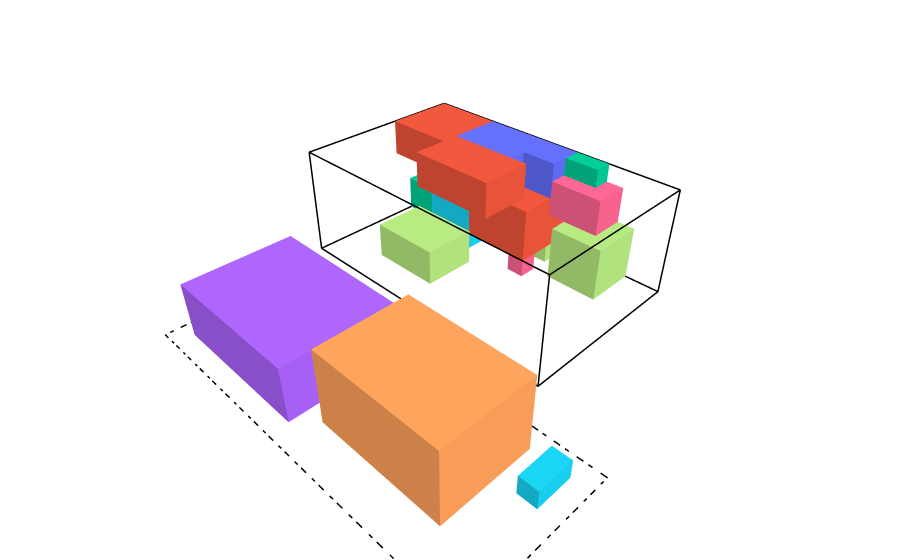

The notebook cell saved with this chart:
### Markdown cell above
Berikut hasil penyelesaiannya serta visualisasinya.

### Code cell
print(result_2)
draw_state(result_2.final_state)

### Figure 1 — Plotly figure (JSON) as saved in the notebook; plotly's stock layout.template omitted (floating-point values rounded to 4 significant figures)
{"data": [{"hovertemplate": "%{hovertext}<extra></extra>", "hovertext": ["<b>ID:</b> T1<br><b>Size:</b> 10x16x6<br><b>Max_Capacity:</b> 250<br>", "<b>ID:</b> T1<br><b>Size:</b> 10x16x6<br><b>Max_Capacity:</b> 250<br>", "<b>ID:</b> T1<br><b>Size:</b> 10x16x6<br><b>Max_Capacity:</b> 250<br>", "<b>ID:</b> T1<br><b>Size:</b> 10x16x6<br><b>Max_Capacity:</b> 250<br>", "<b>ID:</b> T1<br><b>Size:</b> 10x16x6<br><b>Max_Capacity:</b> 250<br>", "<b>ID:</b> T1<br><b>Size:</b> 10x16x6<br><b>Max_Capacity:</b> 250<br>", "<b>ID:</b> T1<br><b>Size:</b> 10x16x6<br><b>Max_Capacity:</b> 250<br>", "<b>ID:</b> T1<br><b>Size:</b> 10x16x6<br><b>Max_Capacity:</b> 250<br>", "<b>ID:</b> T1<br><b>Size:</b> 10x16x6<br><b>Max_Capacity:</b> 250<br>", "<b>ID:</b> T1<br><b>Size:</b> 10x16x6<br><b>Max_Capacity:</b> 250<br>", "<b>ID:</b> T1<br><b>Size:</b> 10x16x6<br><b>Max_Capacity:</b> 250<br>", "<b>ID:</b> T1<br><b>Size:</b> 10x16x6<br><b>Max_Capacity:</b> 250<br>", "<b>ID:</b> T1<br><b>Size:</b> 10x16x6<br><b>Max_Capacity:</b> 250<br>", "<b>ID:</b> T1<br><b>Size:</b> 10x16x6<br><b>Max_Capacity:</b> 250<br>", "<b>ID:</b> T1<br><b>Size:</b> 10x16x6<br><b>Max_Capacity:</b> 250<br>", "<b>ID:</b> T1<br><b>Size:</b> 10x16x6<br><b>Max_Capacity:</b> 250<br>", "<b>ID:</b> T1<br><b>Size:</b> 10x16x6<br><b>Max_Capacity:</b> 250<br>", "<b>ID:</b> T1<br><b>Size:</b> 10x16x6<br><b>Max_Capacity:</b> 250<br>", "<b>ID:</b> T1<br><b>Size:</b> 10x16x6<br><b>Max_Capacity:</b> 250<br>", "<b>ID:</b> T1<br><b>Size:</b> 10x16x6<br><b>Max_Capacity:</b> 250<br>", "<b>ID:</b> T1<br><b>Size:</b> 10x16x6<br><b>Max_Capacity:</b> 250<br>", "<b>ID:</b> T1<br><b>Size:</b> 10x16x6<br><b>Max_Capacity:</b> 250<br>", "<b>ID:</b> T1<br><b>Size:</b> 10x16x6<br><b>Max_Capacity:</b> 250<br>", "<b>ID:</b> T1<br><b>Size:</b> 10x16x6<br><b>Max_Capacity:</b> 250<br>"], "line": {"color": "black", "width": 3}, "mode": "lines", "name": "Truck T1", "showlegend": false, "type": "scatter3d", "x": [0, 10, 10, 0, 0, null, 0, 10, 10, 0, 0, null, 0, 0, null, 10, 10, null, 10, 10, null, 0, 0, null], "y": [0, 0, 16, 16, 0, null, 0, 0, 16, 16, 0, null, 0, 0, null, 0, 0, null, 16, 16, null, 16, 16, null], "z": [0, 0, 0, 0, 0, null, 6, 6, 6, 6, 6, null, 0, 6, null, 0, 6, null, 0, 6, null, 0, 6, null]}, {"alphahull": 0, "color": "#636EFA", "flatshading": true, "hovertemplate": "%{hovertext}<extra></extra>", "hovertext": ["<b>ID:</b> A1<br><b>Position:</b> (0, 8, 4)<br><b>Size:</b> 2x2x2<br><b>Value:</b> 90<br><b>Weight:</b> 8<br><b>Is_Fragile:</b> False<br><b>ETA:</b> 1", "<b>ID:</b> A1<br><b>Position:</b> (0, 8, 4)<br><b>Size:</b> 2x2x2<br><b>Value:</b> 90<br><b>Weight:</b> 8<br><b>Is_Fragile:</b> False<br><b>ETA:</b> 1", "<b>ID:</b> A1<br><b>Position:</b> (0, 8, 4)<br><b>Size:</b> 2x2x2<br><b>Value:</b> 90<br><b>Weight:</b> 8<br><b>Is_Fragile:</b> False<br><b>ETA:</b> 1", "<b>ID:</b> A1<br><b>Position:</b> (0, 8, 4)<br><b>Size:</b> 2x2x2<br><b>Value:</b> 90<br><b>Weight:</b> 8<br><b>Is_Fragile:</b> False<br><b>ETA:</b> 1", "<b>ID:</b> A1<br><b>Position:</b> (0, 8, 4)<br><b>Size:</b> 2x2x2<br><b>Value:</b> 90<br><b>Weight:</b> 8<br><b>Is_Fragile:</b> False<br><b>ETA:</b> 1", "<b>ID:</b> A1<br><b>Position:</b> (0, 8, 4)<br><b>Size:</b> 2x2x2<br><b>Value:</b> 90<br><b>Weight:</b> 8<br><b>Is_Fragile:</b> False<br><b>ETA:</b> 1", "<b>ID:</b> A1<br><b>Position:</b> (0, 8, 4)<br><b>Size:</b> 2x2x2<br><b>Value:</b> 90<br><b>Weight:</b> 8<br><b>Is_Fragile:</b> False<br><b>ETA:</b> 1", "<b>ID:</b> A1<br><b>Position:</b> (0, 8, 4)<br><b>Size:</b> 2x2x2<br><b>Value:</b> 90<br><b>Weight:</b> 8<br><b>Is_Fragile:</b> False<br><b>ETA:</b> 1"], "name": "Package A1", "opacity": 1, "showlegend": false, "type": "mesh3d", "x": [0, 2, 2, 0, 0, 2, 2, 0], "y": [8, 8, 10, 10, 8, 8, 10, 10], "z": [4, 4, 4, 4, 6, 6, 6, 6]}, {"alphahull": 0, "color": "#FF6692", "flatshading": true, "hovertemplate": "%{hovertext}<extra></extra>", "hovertext": ["<b>ID:</b> A2<br><b>Position:</b> (0, 10, 3)<br><b>Size:</b> 2x3x2<br><b>Value:</b> 85<br><b>Weight:</b> 10<br><b>Is_Fragile:</b> False<br><b>ETA:</b> 2", "<b>ID:</b> A2<br><b>Position:</b> (0, 10, 3)<br><b>Size:</b> 2x3x2<br><b>Value:</b> 85<br><b>Weight:</b> 10<br><b>Is_Fragile:</b> False<br><b>ETA:</b> 2", "<b>ID:</b> A2<br><b>Position:</b> (0, 10, 3)<br><b>Size:</b> 2x3x2<br><b>Value:</b> 85<br><b>Weight:</b> 10<br><b>Is_Fragile:</b> False<br><b>ETA:</b> 2", "<b>ID:</b> A2<br><b>Position:</b> (0, 10, 3)<br><b>Size:</b> 2x3x2<br><b>Value:</b> 85<br><b>Weight:</b> 10<br><b>Is_Fragile:</b> False<br><b>ETA:</b> 2", "<b>ID:</b> A2<br><b>Position:</b> (0, 10, 3)<br><b>Size:</b> 2x3x2<br><b>Value:</b> 85<br><b>Weight:</b> 10<br><b>Is_Fragile:</b> False<br><b>ETA:</b> 2", "<b>ID:</b> A2<br><b>Position:</b> (0, 10, 3)<br><b>Size:</b> 2x3x2<br><b>Value:</b> 85<br><b>Weight:</b> 10<br><b>Is_Fragile:</b> False<br><b>ETA:</b> 2", "<b>ID:</b> A2<br><b>Position:</b> (0, 10, 3)<br><b>Size:</b> 2x3x2<br><b>Value:</b> 85<br><b>Weight:</b> 10<br><b>Is_Fragile:</b> False<br><b>ETA:</b> 2", "<b>ID:</b> A2<br><b>Position:</b> (0, 10, 3)<br><b>Size:</b> 2x3x2<br><b>Value:</b> 85<br><b>Weight:</b> 10<br><b>Is_Fragile:</b> False<br><b>ETA:</b> 2"], "name": "Package A2", "opacity": 1, "showlegend": false, "type": "mesh3d", "x": [0, 2, 2, 0, 0, 2, 2, 0], "y": [10, 10, 13, 13, 10, 10, 13, 13], "z": [3, 3, 3, 3, 5, 5, 5, 5]}, {"alphahull": 0, "color": "#636EFA", "flatshading": true, "hovertemplate": "%{hovertext}<extra></extra>", "hovertext": ["<b>ID:</b> A3<br><b>Position:</b> (0, 3, 0)<br><b>Size:</b> 1x3x1<br><b>Value:</b> 70<br><b>Weight:</b> 5<br><b>Is_Fragile:</b> True<br><b>ETA:</b> 1", "<b>ID:</b> A3<br><b>Position:</b> (0, 3, 0)<br><b>Size:</b> 1x3x1<br><b>Value:</b> 70<br><b>Weight:</b> 5<br><b>Is_Fragile:</b> True<br><b>ETA:</b> 1", "<b>ID:</b> A3<br><b>Position:</b> (0, 3, 0)<br><b>Size:</b> 1x3x1<br><b>Value:</b> 70<br><b>Weight:</b> 5<br><b>Is_Fragile:</b> True<br><b>ETA:</b> 1", "<b>ID:</b> A3<br><b>Position:</b> (0, 3, 0)<br><b>Size:</b> 1x3x1<br><b>Value:</b> 70<br><b>Weight:</b> 5<br><b>Is_Fragile:</b> True<br><b>ETA:</b> 1", "<b>ID:</b> A3<br><b>Position:</b> (0, 3, 0)<br><b>Size:</b> 1x3x1<br><b>Value:</b> 70<br><b>Weight:</b> 5<br><b>Is_Fragile:</b> True<br><b>ETA:</b> 1", "<b>ID:</b> A3<br><b>Position:</b> (0, 3, 0)<br><b>Size:</b> 1x3x1<br><b>Value:</b> 70<br><b>Weight:</b> 5<br><b>Is_Fragile:</b> True<br><b>ETA:</b> 1", "<b>ID:</b> A3<br><b>Position:</b> (0, 3, 0)<br><b>Size:</b> 1x3x1<br><b>Value:</b> 70<br><b>Weight:</b> 5<br><b>Is_Fragile:</b> True<br><b>ETA:</b> 1", "<b>ID:</b> A3<br><b>Position:</b> (0, 3, 0)<br><b>Size:</b> 1x3x1<br><b>Value:</b> 70<br><b>Weight:</b> 5<br><b>Is_Fragile:</b> True<br><b>ETA:</b> 1"], "name": "Package A3", "opacity": 1, "showlegend": false, "type": "mesh3d", "x": [0, 1, 1, 0, 0, 1, 1, 0], "y": [3, 3, 6, 6, 3, 3, 6, 6], "z": [0, 0, 0, 0, 1, 1, 1, 1]}, {"alphahull": 0, "color": "#EF553B", "flatshading": true, "hovertemplate": "%{hovertext}<extra></extra>", "hovertext": ["<b>ID:</b> A4<br><b>Position:</b> (0, 6, 0)<br><b>Size:</b> 2x2x1<br><b>Value:</b> 65<br><b>Weight:</b> 6<br><b>Is_Fragile:</b> False<br><b>ETA:</b> 3", "<b>ID:</b> A4<br><b>Position:</b> (0, 6, 0)<br><b>Size:</b> 2x2x1<br><b>Value:</b> 65<br><b>Weight:</b> 6<br><b>Is_Fragile:</b> False<br><b>ETA:</b> 3", "<b>ID:</b> A4<br><b>Position:</b> (0, 6, 0)<br><b>Size:</b> 2x2x1<br><b>Value:</b> 65<br><b>Weight:</b> 6<br><b>Is_Fragile:</b> False<br><b>ETA:</b> 3", "<b>ID:</b> A4<br><b>Position:</b> (0, 6, 0)<br><b>Size:</b> 2x2x1<br><b>Value:</b> 65<br><b>Weight:</b> 6<br><b>Is_Fragile:</b> False<br><b>ETA:</b> 3", "<b>ID:</b> A4<br><b>Position:</b> (0, 6, 0)<br><b>Size:</b> 2x2x1<br><b>Value:</b> 65<br><b>Weight:</b> 6<br><b>Is_Fragile:</b> False<br><b>ETA:</b> 3", "<b>ID:</b> A4<br><b>Position:</b> (0, 6, 0)<br><b>Size:</b> 2x2x1<br><b>Value:</b> 65<br><b>Weight:</b> 6<br><b>Is_Fragile:</b> False<br><b>ETA:</b> 3", "<b>ID:</b> A4<br><b>Position:</b> (0, 6, 0)<br><b>Size:</b> 2x2x1<br><b>Value:</b> 65<br><b>Weight:</b> 6<br><b>Is_Fragile:</b> False<br><b>ETA:</b> 3", "<b>ID:</b> A4<br><b>Position:</b> (0, 6, 0)<br><b>Size:</b> 2x2x1<br><b>Value:</b> 65<br><b>Weight:</b> 6<br><b>Is_Fragile:</b> False<br><b>ETA:</b> 3"], "name": "Package A4", "opacity": 1, "showlegend": false, "type": "mesh3d", "x": [0, 2, 2, 0, 0, 2, 2, 0], "y": [6, 6, 8, 8, 6, 6, 8, 8], "z": [0, 0, 0, 0, 1, 1, 1, 1]}, {"alphahull": 0, "color": "#636EFA", "flatshading": true, "hovertemplate": "%{hovertext}<extra></extra>", "hovertext": ["<b>ID:</b> B1<br><b>Position:</b> (0, 4, 4)<br><b>Size:</b> 3x4x2<br><b>Value:</b> 100<br><b>Weight:</b> 18<br><b>Is_Fragile:</b> False<br><b>ETA:</b> 4", "<b>ID:</b> B1<br><b>Position:</b> (0, 4, 4)<br><b>Size:</b> 3x4x2<br><b>Value:</b> 100<br><b>Weight:</b> 18<br><b>Is_Fragile:</b> False<br><b>ETA:</b> 4", "<b>ID:</b> B1<br><b>Position:</b> (0, 4, 4)<br><b>Size:</b> 3x4x2<br><b>Value:</b> 100<br><b>Weight:</b> 18<br><b>Is_Fragile:</b> False<br><b>ETA:</b> 4", "<b>ID:</b> B1<br><b>Position:</b> (0, 4, 4)<br><b>Size:</b> 3x4x2<br><b>Value:</b> 100<br><b>Weight:</b> 18<br><b>Is_Fragile:</b> False<br><b>ETA:</b> 4", "<b>ID:</b> B1<br><b>Position:</b> (0, 4, 4)<br><b>Size:</b> 3x4x2<br><b>Value:</b> 100<br><b>Weight:</b> 18<br><b>Is_Fragile:</b> False<br><b>ETA:</b> 4", "<b>ID:</b> B1<br><b>Position:</b> (0, 4, 4)<br><b>Size:</b> 3x4x2<br><b>Value:</b> 100<br><b>Weight:</b> 18<br><b>Is_Fragile:</b> False<br><b>ETA:</b> 4", "<b>ID:</b> B1<br><b>Position:</b> (0, 4, 4)<br><b>Size:</b> 3x4x2<br><b>Value:</b> 100<br><b>Weight:</b> 18<br><b>Is_Fragile:</b> False<br><b>ETA:</b> 4", "<b>ID:</b> B1<br><b>Position:</b> (0, 4, 4)<br><b>Size:</b> 3x4x2<br><b>Value:</b> 100<br><b>Weight:</b> 18<br><b>Is_Fragile:</b> False<br><b>ETA:</b> 4"], "name": "Package B1", "opacity": 1, "showlegend": false, "type": "mesh3d", "x": [0, 3, 3, 0, 0, 3, 3, 0], "y": [4, 4, 8, 8, 4, 4, 8, 8], "z": [4, 4, 4, 4, 6, 6, 6, 6]}, {"alphahull": 0, "color": "#EF553B", "flatshading": true, "hovertemplate": "%{hovertext}<extra></extra>", "hovertext": ["<b>ID:</b> B2<br><b>Position:</b> (0, 6, 1)<br><b>Size:</b> 4x4x3<br><b>Value:</b> 110<br><b>Weight:</b> 22<br><b>Is_Fragile:</b> False<br><b>ETA:</b> 2", "<b>ID:</b> B2<br><b>Position:</b> (0, 6, 1)<br><b>Size:</b> 4x4x3<br><b>Value:</b> 110<br><b>Weight:</b> 22<br><b>Is_Fragile:</b> False<br><b>ETA:</b> 2", "<b>ID:</b> B2<br><b>Position:</b> (0, 6, 1)<br><b>Size:</b> 4x4x3<br><b>Value:</b> 110<br><b>Weight:</b> 22<br><b>Is_Fragile:</b> False<br><b>ETA:</b> 2", "<b>ID:</b> B2<br><b>Position:</b> (0, 6, 1)<br><b>Size:</b> 4x4x3<br><b>Value:</b> 110<br><b>Weight:</b> 22<br><b>Is_Fragile:</b> False<br><b>ETA:</b> 2", "<b>ID:</b> B2<br><b>Position:</b> (0, 6, 1)<br><b>Size:</b> 4x4x3<br><b>Value:</b> 110<br><b>Weight:</b> 22<br><b>Is_Fragile:</b> False<br><b>ETA:</b> 2", "<b>ID:</b> B2<br><b>Position:</b> (0, 6, 1)<br><b>Size:</b> 4x4x3<br><b>Value:</b> 110<br><b>Weight:</b> 22<br><b>Is_Fragile:</b> False<br><b>ETA:</b> 2", "<b>ID:</b> B2<br><b>Position:</b> (0, 6, 1)<br><b>Size:</b> 4x4x3<br><b>Value:</b> 110<br><b>Weight:</b> 22<br><b>Is_Fragile:</b> False<br><b>ETA:</b> 2", "<b>ID:</b> B2<br><b>Position:</b> (0, 6, 1)<br><b>Size:</b> 4x4x3<br><b>Value:</b> 110<br><b>Weight:</b> 22<br><b>Is_Fragile:</b> False<br><b>ETA:</b> 2"], "name": "Package B2", "opacity": 1, "showlegend": false, "type": "mesh3d", "x": [0, 4, 4, 0, 0, 4, 4, 0], "y": [6, 6, 10, 10, 6, 6, 10, 10], "z": [1, 1, 1, 1, 4, 4, 4, 4]}, {"alphahull": 0, "color": "#EF553B", "flatshading": true, "hovertemplate": "%{hovertext}<extra></extra>", "hovertext": ["<b>ID:</b> B3<br><b>Position:</b> (3, 4, 4)<br><b>Size:</b> 3x5x2<br><b>Value:</b> 95<br><b>Weight:</b> 20<br><b>Is_Fragile:</b> True<br><b>ETA:</b> 3", "<b>ID:</b> B3<br><b>Position:</b> (3, 4, 4)<br><b>Size:</b> 3x5x2<br><b>Value:</b> 95<br><b>Weight:</b> 20<br><b>Is_Fragile:</b> True<br><b>ETA:</b> 3", "<b>ID:</b> B3<br><b>Position:</b> (3, 4, 4)<br><b>Size:</b> 3x5x2<br><b>Value:</b> 95<br><b>Weight:</b> 20<br><b>Is_Fragile:</b> True<br><b>ETA:</b> 3", "<b>ID:</b> B3<br><b>Position:</b> (3, 4, 4)<br><b>Size:</b> 3x5x2<br><b>Value:</b> 95<br><b>Weight:</b> 20<br><b>Is_Fragile:</b> True<br><b>ETA:</b> 3", "<b>ID:</b> B3<br><b>Position:</b> (3, 4, 4)<br><b>Size:</b> 3x5x2<br><b>Value:</b> 95<br><b>Weight:</b> 20<br><b>Is_Fragile:</b> True<br><b>ETA:</b> 3", "<b>ID:</b> B3<br><b>Position:</b> (3, 4, 4)<br><b>Size:</b> 3x5x2<br><b>Value:</b> 95<br><b>Weight:</b> 20<br><b>Is_Fragile:</b> True<br><b>ETA:</b> 3", "<b>ID:</b> B3<br><b>Position:</b> (3, 4, 4)<br><b>Size:</b> 3x5x2<br><b>Value:</b> 95<br><b>Weight:</b> 20<br><b>Is_Fragile:</b> True<br><b>ETA:</b> 3", "<b>ID:</b> B3<br><b>Position:</b> (3, 4, 4)<br><b>Size:</b> 3x5x2<br><b>Value:</b> 95<br><b>Weight:</b> 20<br><b>Is_Fragile:</b> True<br><b>ETA:</b> 3"], "name": "Package B3", "opacity": 1, "showlegend": false, "type": "mesh3d", "x": [3, 6, 6, 3, 3, 6, 6, 3], "y": [4, 4, 9, 9, 4, 4, 9, 9], "z": [4, 4, 4, 4, 6, 6, 6, 6]}, {"alphahull": 0, "color": "#B6E880", "flatshading": true, "hovertemplate": "%{hovertext}<extra></extra>", "hovertext": ["<b>ID:</b> B4<br><b>Position:</b> (5, 3, 0)<br><b>Size:</b> 3x4x2<br><b>Value:</b> 85<br><b>Weight:</b> 16<br><b>Is_Fragile:</b> False<br><b>ETA:</b> 5", "<b>ID:</b> B4<br><b>Position:</b> (5, 3, 0)<br><b>Size:</b> 3x4x2<br><b>Value:</b> 85<br><b>Weight:</b> 16<br><b>Is_Fragile:</b> False<br><b>ETA:</b> 5", "<b>ID:</b> B4<br><b>Position:</b> (5, 3, 0)<br><b>Size:</b> 3x4x2<br><b>Value:</b> 85<br><b>Weight:</b> 16<br><b>Is_Fragile:</b> False<br><b>ETA:</b> 5", "<b>ID:</b> B4<br><b>Position:</b> (5, 3, 0)<br><b>Size:</b> 3x4x2<br><b>Value:</b> 85<br><b>Weight:</b> 16<br><b>Is_Fragile:</b> False<br><b>ETA:</b> 5", "<b>ID:</b> B4<br><b>Position:</b> (5, 3, 0)<br><b>Size:</b> 3x4x2<br><b>Value:</b> 85<br><b>Weight:</b> 16<br><b>Is_Fragile:</b> False<br><b>ETA:</b> 5", "<b>ID:</b> B4<br><b>Position:</b> (5, 3, 0)<br><b>Size:</b> 3x4x2<br><b>Value:</b> 85<br><b>Weight:</b> 16<br><b>Is_Fragile:</b> False<br><b>ETA:</b> 5", "<b>ID:</b> B4<br><b>Position:</b> (5, 3, 0)<br><b>Size:</b> 3x4x2<br><b>Value:</b> 85<br><b>Weight:</b> 16<br><b>Is_Fragile:</b> False<br><b>ETA:</b> 5", "<b>ID:</b> B4<br><b>Position:</b> (5, 3, 0)<br><b>Size:</b> 3x4x2<br><b>Value:</b> 85<br><b>Weight:</b> 16<br><b>Is_Fragile:</b> False<br><b>ETA:</b> 5"], "name": "Package B4", "opacity": 1, "showlegend": false, "type": "mesh3d", "x": [5, 8, 8, 5, 5, 8, 8, 5], "y": [3, 3, 7, 7, 3, 3, 7, 7], "z": [0, 0, 0, 0, 2, 2, 2, 2]}, {"alphahull": 0, "color": "#B6E880", "flatshading": true, "hovertemplate": "%{hovertext}<extra></extra>", "hovertext": ["<b>ID:</b> B5<br><b>Position:</b> (0, 11, 0)<br><b>Size:</b> 3x3x3<br><b>Value:</b> 90<br><b>Weight:</b> 19<br><b>Is_Fragile:</b> False<br><b>ETA:</b> 1", "<b>ID:</b> B5<br><b>Position:</b> (0, 11, 0)<br><b>Size:</b> 3x3x3<br><b>Value:</b> 90<br><b>Weight:</b> 19<br><b>Is_Fragile:</b> False<br><b>ETA:</b> 1", "<b>ID:</b> B5<br><b>Position:</b> (0, 11, 0)<br><b>Size:</b> 3x3x3<br><b>Value:</b> 90<br><b>Weight:</b> 19<br><b>Is_Fragile:</b> False<br><b>ETA:</b> 1", "<b>ID:</b> B5<br><b>Position:</b> (0, 11, 0)<br><b>Size:</b> 3x3x3<br><b>Value:</b> 90<br><b>Weight:</b> 19<br><b>Is_Fragile:</b> False<br><b>ETA:</b> 1", "<b>ID:</b> B5<br><b>Position:</b> (0, 11, 0)<br><b>Size:</b> 3x3x3<br><b>Value:</b> 90<br><b>Weight:</b> 19<br><b>Is_Fragile:</b> False<br><b>ETA:</b> 1", "<b>ID:</b> B5<br><b>Position:</b> (0, 11, 0)<br><b>Size:</b> 3x3x3<br><b>Value:</b> 90<br><b>Weight:</b> 19<br><b>Is_Fragile:</b> False<br><b>ETA:</b> 1", "<b>ID:</b> B5<br><b>Position:</b> (0, 11, 0)<br><b>Size:</b> 3x3x3<br><b>Value:</b> 90<br><b>Weight:</b> 19<br><b>Is_Fragile:</b> False<br><b>ETA:</b> 1", "<b>ID:</b> B5<br><b>Position:</b> (0, 11, 0)<br><b>Size:</b> 3x3x3<br><b>Value:</b> 90<br><b>Weight:</b> 19<br><b>Is_Fragile:</b> False<br><b>ETA:</b> 1"], "name": "Package B5", "opacity": 1, "showlegend": false, "type": "mesh3d", "x": [0, 3, 3, 0, 0, 3, 3, 0], "y": [11, 11, 14, 14, 11, 11, 14, 14], "z": [0, 0, 0, 0, 3, 3, 3, 3]}, {"alphahull": 0, "color": "#19D3F3", "flatshading": true, "hovertemplate": "%{hovertext}<extra></extra>", "hovertext": ["<b>ID:</b> H1<br><b>Position:</b> (1, 3, 0)<br><b>Size:</b> 3x3x4<br><b>Value:</b> 160<br><b>Weight:</b> 45<br><b>Is_Fragile:</b> False<br><b>ETA:</b> 2", "<b>ID:</b> H1<br><b>Position:</b> (1, 3, 0)<br><b>Size:</b> 3x3x4<br><b>Value:</b> 160<br><b>Weight:</b> 45<br><b>Is_Fragile:</b> False<br><b>ETA:</b> 2", "<b>ID:</b> H1<br><b>Position:</b> (1, 3, 0)<br><b>Size:</b> 3x3x4<br><b>Value:</b> 160<br><b>Weight:</b> 45<br><b>Is_Fragile:</b> False<br><b>ETA:</b> 2", "<b>ID:</b> H1<br><b>Position:</b> (1, 3, 0)<br><b>Size:</b> 3x3x4<br><b>Value:</b> 160<br><b>Weight:</b> 45<br><b>Is_Fragile:</b> False<br><b>ETA:</b> 2", "<b>ID:</b> H1<br><b>Position:</b> (1, 3, 0)<br><b>Size:</b> 3x3x4<br><b>Value:</b> 160<br><b>Weight:</b> 45<br><b>Is_Fragile:</b> False<br><b>ETA:</b> 2", "<b>ID:</b> H1<br><b>Position:</b> (1, 3, 0)<br><b>Size:</b> 3x3x4<br><b>Value:</b> 160<br><b>Weight:</b> 45<br><b>Is_Fragile:</b> False<br><b>ETA:</b> 2", "<b>ID:</b> H1<br><b>Position:</b> (1, 3, 0)<br><b>Size:</b> 3x3x4<br><b>Value:</b> 160<br><b>Weight:</b> 45<br><b>Is_Fragile:</b> False<br><b>ETA:</b> 2", "<b>ID:</b> H1<br><b>Position:</b> (1, 3, 0)<br><b>Size:</b> 3x3x4<br><b>Value:</b> 160<br><b>Weight:</b> 45<br><b>Is_Fragile:</b> False<br><b>ETA:</b> 2"], "name": "Package H1", "opacity": 1, "showlegend": false, "type": "mesh3d", "x": [1, 4, 4, 1, 1, 4, 4, 1], "y": [3, 3, 6, 6, 3, 3, 6, 6], "z": [0, 0, 0, 0, 4, 4, 4, 4]}, {"alphahull": 0, "color": "#EF553B", "flatshading": true, "hovertemplate": "%{hovertext}<extra></extra>", "hovertext": ["<b>ID:</b> H2<br><b>Position:</b> (0, 0, 4)<br><b>Size:</b> 4x4x2<br><b>Value:</b> 140<br><b>Weight:</b> 38<br><b>Is_Fragile:</b> False<br><b>ETA:</b> 6", "<b>ID:</b> H2<br><b>Position:</b> (0, 0, 4)<br><b>Size:</b> 4x4x2<br><b>Value:</b> 140<br><b>Weight:</b> 38<br><b>Is_Fragile:</b> False<br><b>ETA:</b> 6", "<b>ID:</b> H2<br><b>Position:</b> (0, 0, 4)<br><b>Size:</b> 4x4x2<br><b>Value:</b> 140<br><b>Weight:</b> 38<br><b>Is_Fragile:</b> False<br><b>ETA:</b> 6", "<b>ID:</b> H2<br><b>Position:</b> (0, 0, 4)<br><b>Size:</b> 4x4x2<br><b>Value:</b> 140<br><b>Weight:</b> 38<br><b>Is_Fragile:</b> False<br><b>ETA:</b> 6", "<b>ID:</b> H2<br><b>Position:</b> (0, 0, 4)<br><b>Size:</b> 4x4x2<br><b>Value:</b> 140<br><b>Weight:</b> 38<br><b>Is_Fragile:</b> False<br><b>ETA:</b> 6", "<b>ID:</b> H2<br><b>Position:</b> (0, 0, 4)<br><b>Size:</b> 4x4x2<br><b>Value:</b> 140<br><b>Weight:</b> 38<br><b>Is_Fragile:</b> False<br><b>ETA:</b> 6", "<b>ID:</b> H2<br><b>Position:</b> (0, 0, 4)<br><b>Size:</b> 4x4x2<br><b>Value:</b> 140<br><b>Weight:</b> 38<br><b>Is_Fragile:</b> False<br><b>ETA:</b> 6", "<b>ID:</b> H2<br><b>Position:</b> (0, 0, 4)<br><b>Size:</b> 4x4x2<br><b>Value:</b> 140<br><b>Weight:</b> 38<br><b>Is_Fragile:</b> False<br><b>ETA:</b> 6"], "name": "Package H2", "opacity": 1, "showlegend": false, "type": "mesh3d", "x": [0, 4, 4, 0, 0, 4, 4, 0], "y": [0, 0, 4, 4, 0, 0, 4, 4], "z": [4, 4, 4, 4, 6, 6, 6, 6]}, {"alphahull": 0, "color": "#00CC96", "flatshading": true, "hovertemplate": "%{hovertext}<extra></extra>", "hovertext": ["<b>ID:</b> H3<br><b>Position:</b> (0, 0, 0)<br><b>Size:</b> 3x3x2<br><b>Value:</b> 120<br><b>Weight:</b> 32<br><b>Is_Fragile:</b> True<br><b>ETA:</b> 1", "<b>ID:</b> H3<br><b>Position:</b> (0, 0, 0)<br><b>Size:</b> 3x3x2<br><b>Value:</b> 120<br><b>Weight:</b> 32<br><b>Is_Fragile:</b> True<br><b>ETA:</b> 1", "<b>ID:</b> H3<br><b>Position:</b> (0, 0, 0)<br><b>Size:</b> 3x3x2<br><b>Value:</b> 120<br><b>Weight:</b> 32<br><b>Is_Fragile:</b> True<br><b>ETA:</b> 1", "<b>ID:</b> H3<br><b>Position:</b> (0, 0, 0)<br><b>Size:</b> 3x3x2<br><b>Value:</b> 120<br><b>Weight:</b> 32<br><b>Is_Fragile:</b> True<br><b>ETA:</b> 1", "<b>ID:</b> H3<br><b>Position:</b> (0, 0, 0)<br><b>Size:</b> 3x3x2<br><b>Value:</b> 120<br><b>Weight:</b> 32<br><b>Is_Fragile:</b> True<br><b>ETA:</b> 1", "<b>ID:</b> H3<br><b>Position:</b> (0, 0, 0)<br><b>Size:</b> 3x3x2<br><b>Value:</b> 120<br><b>Weight:</b> 32<br><b>Is_Fragile:</b> True<br><b>ETA:</b> 1", "<b>ID:</b> H3<br><b>Position:</b> (0, 0, 0)<br><b>Size:</b> 3x3x2<br><b>Value:</b> 120<br><b>Weight:</b> 32<br><b>Is_Fragile:</b> True<br><b>ETA:</b> 1", "<b>ID:</b> H3<br><b>Position:</b> (0, 0, 0)<br><b>Size:</b> 3x3x2<br><b>Value:</b> 120<br><b>Weight:</b> 32<br><b>Is_Fragile:</b> True<br><b>ETA:</b> 1"], "name": "Package H3", "opacity": 1, "showlegend": false, "type": "mesh3d", "x": [0, 3, 3, 0, 0, 3, 3, 0], "y": [0, 0, 3, 3, 0, 0, 3, 3], "z": [0, 0, 0, 0, 2, 2, 2, 2]}, {"alphahull": 0, "color": "#FF6692", "flatshading": true, "hovertemplate": "%{hovertext}<extra></extra>", "hovertext": ["<b>ID:</b> S1<br><b>Position:</b> (3, 9, 0)<br><b>Size:</b> 1x1x1<br><b>Value:</b> 25<br><b>Weight:</b> 2<br><b>Is_Fragile:</b> False<br><b>ETA:</b> 1", "<b>ID:</b> S1<br><b>Position:</b> (3, 9, 0)<br><b>Size:</b> 1x1x1<br><b>Value:</b> 25<br><b>Weight:</b> 2<br><b>Is_Fragile:</b> False<br><b>ETA:</b> 1", "<b>ID:</b> S1<br><b>Position:</b> (3, 9, 0)<br><b>Size:</b> 1x1x1<br><b>Value:</b> 25<br><b>Weight:</b> 2<br><b>Is_Fragile:</b> False<br><b>ETA:</b> 1", "<b>ID:</b> S1<br><b>Position:</b> (3, 9, 0)<br><b>Size:</b> 1x1x1<br><b>Value:</b> 25<br><b>Weight:</b> 2<br><b>Is_Fragile:</b> False<br><b>ETA:</b> 1", "<b>ID:</b> S1<br><b>Position:</b> (3, 9, 0)<br><b>Size:</b> 1x1x1<br><b>Value:</b> 25<br><b>Weight:</b> 2<br><b>Is_Fragile:</b> False<br><b>ETA:</b> 1", "<b>ID:</b> S1<br><b>Position:</b> (3, 9, 0)<br><b>Size:</b> 1x1x1<br><b>Value:</b> 25<br><b>Weight:</b> 2<br><b>Is_Fragile:</b> False<br><b>ETA:</b> 1", "<b>ID:</b> S1<br><b>Position:</b> (3, 9, 0)<br><b>Size:</b> 1x1x1<br><b>Value:</b> 25<br><b>Weight:</b> 2<br><b>Is_Fragile:</b> False<br><b>ETA:</b> 1", "<b>ID:</b> S1<br><b>Position:</b> (3, 9, 0)<br><b>Size:</b> 1x1x1<br><b>Value:</b> 25<br><b>Weight:</b> 2<br><b>Is_Fragile:</b> False<br><b>ETA:</b> 1"], "name": "Package S1", "opacity": 1, "showlegend": false, "type": "mesh3d", "x": [3, 4, 4, 3, 3, 4, 4, 3], "y": [9, 9, 10, 10, 9, 9, 10, 10], "z": [0, 0, 0, 0, 1, 1, 1, 1]}, {"alphahull": 0, "color": "#00CC96", "flatshading": true, "hovertemplate": "%{hovertext}<extra></extra>", "hovertext": ["<b>ID:</b> S2<br><b>Position:</b> (0, 10, 5)<br><b>Size:</b> 1x2x1<br><b>Value:</b> 30<br><b>Weight:</b> 3<br><b>Is_Fragile:</b> False<br><b>ETA:</b> 2", "<b>ID:</b> S2<br><b>Position:</b> (0, 10, 5)<br><b>Size:</b> 1x2x1<br><b>Value:</b> 30<br><b>Weight:</b> 3<br><b>Is_Fragile:</b> False<br><b>ETA:</b> 2", "<b>ID:</b> S2<br><b>Position:</b> (0, 10, 5)<br><b>Size:</b> 1x2x1<br><b>Value:</b> 30<br><b>Weight:</b> 3<br><b>Is_Fragile:</b> False<br><b>ETA:</b> 2", "<b>ID:</b> S2<br><b>Position:</b> (0, 10, 5)<br><b>Size:</b> 1x2x1<br><b>Value:</b> 30<br><b>Weight:</b> 3<br><b>Is_Fragile:</b> False<br><b>ETA:</b> 2", "<b>ID:</b> S2<br><b>Position:</b> (0, 10, 5)<br><b>Size:</b> 1x2x1<br><b>Value:</b> 30<br><b>Weight:</b> 3<br><b>Is_Fragile:</b> False<br><b>ETA:</b> 2", "<b>ID:</b> S2<br><b>Position:</b> (0, 10, 5)<br><b>Size:</b> 1x2x1<br><b>Value:</b> 30<br><b>Weight:</b> 3<br><b>Is_Fragile:</b> False<br><b>ETA:</b> 2", "<b>ID:</b> S2<br><b>Position:</b> (0, 10, 5)<br><b>Size:</b> 1x2x1<br><b>Value:</b> 30<br><b>Weight:</b> 3<br><b>Is_Fragile:</b> False<br><b>ETA:</b> 2", "<b>ID:</b> S2<br><b>Position:</b> (0, 10, 5)<br><b>Size:</b> 1x2x1<br><b>Value:</b> 30<br><b>Weight:</b> 3<br><b>Is_Fragile:</b> False<br><b>ETA:</b> 2"], "name": "Package S2", "opacity": 1, "showlegend": false, "type": "mesh3d", "x": [0, 1, 1, 0, 0, 1, 1, 0], "y": [10, 10, 12, 12, 10, 10, 12, 12], "z": [5, 5, 5, 5, 6, 6, 6, 6]}, {"alphahull": 0, "color": "#FF97FF", "flatshading": true, "hovertemplate": "%{hovertext}<extra></extra>", "hovertext": ["<b>ID:</b> S4<br><b>Position:</b> (0, 10, 0)<br><b>Size:</b> 1x1x2<br><b>Value:</b> 20<br><b>Weight:</b> 2<br><b>Is_Fragile:</b> False<br><b>ETA:</b> 3", "<b>ID:</b> S4<br><b>Position:</b> (0, 10, 0)<br><b>Size:</b> 1x1x2<br><b>Value:</b> 20<br><b>Weight:</b> 2<br><b>Is_Fragile:</b> False<br><b>ETA:</b> 3", "<b>ID:</b> S4<br><b>Position:</b> (0, 10, 0)<br><b>Size:</b> 1x1x2<br><b>Value:</b> 20<br><b>Weight:</b> 2<br><b>Is_Fragile:</b> False<br><b>ETA:</b> 3", "<b>ID:</b> S4<br><b>Position:</b> (0, 10, 0)<br><b>Size:</b> 1x1x2<br><b>Value:</b> 20<br><b>Weight:</b> 2<br><b>Is_Fragile:</b> False<br><b>ETA:</b> 3", "<b>ID:</b> S4<br><b>Position:</b> (0, 10, 0)<br><b>Size:</b> 1x1x2<br><b>Value:</b> 20<br><b>Weight:</b> 2<br><b>Is_Fragile:</b> False<br><b>ETA:</b> 3", "<b>ID:</b> S4<br><b>Position:</b> (0, 10, 0)<br><b>Size:</b> 1x1x2<br><b>Value:</b> 20<br><b>Weight:</b> 2<br><b>Is_Fragile:</b> False<br><b>ETA:</b> 3", "<b>ID:</b> S4<br><b>Position:</b> (0, 10, 0)<br><b>Size:</b> 1x1x2<br><b>Value:</b> 20<br><b>Weight:</b> 2<br><b>Is_Fragile:</b> False<br><b>ETA:</b> 3", "<b>ID:</b> S4<br><b>Position:</b> (0, 10, 0)<br><b>Size:</b> 1x1x2<br><b>Value:</b> 20<br><b>Weight:</b> 2<br><b>Is_Fragile:</b> False<br><b>ETA:</b> 3"], "name": "Package S4", "opacity": 1, "showlegend": false, "type": "mesh3d", "x": [0, 1, 1, 0, 0, 1, 1, 0], "y": [10, 10, 11, 11, 10, 10, 11, 11], "z": [0, 0, 0, 0, 2, 2, 2, 2]}, {"alphahull": 0, "color": "#B6E880", "flatshading": true, "hovertemplate": "%{hovertext}<extra></extra>", "hovertext": ["<b>ID:</b> S5<br><b>Position:</b> (0, 8, 0)<br><b>Size:</b> 2x2x1<br><b>Value:</b> 35<br><b>Weight:</b> 4<br><b>Is_Fragile:</b> False<br><b>ETA:</b> 5", "<b>ID:</b> S5<br><b>Position:</b> (0, 8, 0)<br><b>Size:</b> 2x2x1<br><b>Value:</b> 35<br><b>Weight:</b> 4<br><b>Is_Fragile:</b> False<br><b>ETA:</b> 5", "<b>ID:</b> S5<br><b>Position:</b> (0, 8, 0)<br><b>Size:</b> 2x2x1<br><b>Value:</b> 35<br><b>Weight:</b> 4<br><b>Is_Fragile:</b> False<br><b>ETA:</b> 5", "<b>ID:</b> S5<br><b>Position:</b> (0, 8, 0)<br><b>Size:</b> 2x2x1<br><b>Value:</b> 35<br><b>Weight:</b> 4<br><b>Is_Fragile:</b> False<br><b>ETA:</b> 5", "<b>ID:</b> S5<br><b>Position:</b> (0, 8, 0)<br><b>Size:</b> 2x2x1<br><b>Value:</b> 35<br><b>Weight:</b> 4<br><b>Is_Fragile:</b> False<br><b>ETA:</b> 5", "<b>ID:</b> S5<br><b>Position:</b> (0, 8, 0)<br><b>Size:</b> 2x2x1<br><b>Value:</b> 35<br><b>Weight:</b> 4<br><b>Is_Fragile:</b> False<br><b>ETA:</b> 5", "<b>ID:</b> S5<br><b>Position:</b> (0, 8, 0)<br><b>Size:</b> 2x2x1<br><b>Value:</b> 35<br><b>Weight:</b> 4<br><b>Is_Fragile:</b> False<br><b>ETA:</b> 5", "<b>ID:</b> S5<br><b>Position:</b> (0, 8, 0)<br><b>Size:</b> 2x2x1<br><b>Value:</b> 35<br><b>Weight:</b> 4<br><b>Is_Fragile:</b> False<br><b>ETA:</b> 5"], "name": "Package S5", "opacity": 1, "showlegend": false, "type": "mesh3d", "x": [0, 2, 2, 0, 0, 2, 2, 0], "y": [8, 8, 10, 10, 8, 8, 10, 10], "z": [0, 0, 0, 0, 1, 1, 1, 1]}, {"alphahull": 0, "color": "#AB63FA", "flatshading": true, "hovertemplate": "%{hovertext}<extra></extra>", "hovertext": ["<b>ID:</b> T1<br><b>Position:</b> (1.0, 1, 0)<br><b>Size:</b> 6x8x3<br><b>Value:</b> 35<br><b>Weight:</b> 42<br><b>Is_Fragile:</b> False<br><b>ETA:</b> 7", "<b>ID:</b> T1<br><b>Position:</b> (1.0, 1, 0)<br><b>Size:</b> 6x8x3<br><b>Value:</b> 35<br><b>Weight:</b> 42<br><b>Is_Fragile:</b> False<br><b>ETA:</b> 7", "<b>ID:</b> T1<br><b>Position:</b> (1.0, 1, 0)<br><b>Size:</b> 6x8x3<br><b>Value:</b> 35<br><b>Weight:</b> 42<br><b>Is_Fragile:</b> False<br><b>ETA:</b> 7", "<b>ID:</b> T1<br><b>Position:</b> (1.0, 1, 0)<br><b>Size:</b> 6x8x3<br><b>Value:</b> 35<br><b>Weight:</b> 42<br><b>Is_Fragile:</b> False<br><b>ETA:</b> 7", "<b>ID:</b> T1<br><b>Position:</b> (1.0, 1, 0)<br><b>Size:</b> 6x8x3<br><b>Value:</b> 35<br><b>Weight:</b> 42<br><b>Is_Fragile:</b> False<br><b>ETA:</b> 7", "<b>ID:</b> T1<br><b>Position:</b> (1.0, 1, 0)<br><b>Size:</b> 6x8x3<br><b>Value:</b> 35<br><b>Weight:</b> 42<br><b>Is_Fragile:</b> False<br><b>ETA:</b> 7", "<b>ID:</b> T1<br><b>Position:</b> (1.0, 1, 0)<br><b>Size:</b> 6x8x3<br><b>Value:</b> 35<br><b>Weight:</b> 42<br><b>Is_Fragile:</b> False<br><b>ETA:</b> 7", "<b>ID:</b> T1<br><b>Position:</b> (1.0, 1, 0)<br><b>Size:</b> 6x8x3<br><b>Value:</b> 35<br><b>Weight:</b> 42<br><b>Is_Fragile:</b> False<br><b>ETA:</b> 7"], "name": "Package T1", "opacity": 1, "showlegend": false, "type": "mesh3d", "x": [13, 19, 19, 13, 13, 19, 19, 13], "y": [2, 2, 10, 10, 2, 2, 10, 10], "z": [0, 0, 0, 0, 3, 3, 3, 3]}, {"alphahull": 0, "color": "#FFA15A", "flatshading": true, "hovertemplate": "%{hovertext}<extra></extra>", "hovertext": ["<b>ID:</b> T2<br><b>Position:</b> (1.0, 10, 0)<br><b>Size:</b> 5x7x4<br><b>Value:</b> 30<br><b>Weight:</b> 38<br><b>Is_Fragile:</b> False<br><b>ETA:</b> 6", "<b>ID:</b> T2<br><b>Position:</b> (1.0, 10, 0)<br><b>Size:</b> 5x7x4<br><b>Value:</b> 30<br><b>Weight:</b> 38<br><b>Is_Fragile:</b> False<br><b>ETA:</b> 6", "<b>ID:</b> T2<br><b>Position:</b> (1.0, 10, 0)<br><b>Size:</b> 5x7x4<br><b>Value:</b> 30<br><b>Weight:</b> 38<br><b>Is_Fragile:</b> False<br><b>ETA:</b> 6", "<b>ID:</b> T2<br><b>Position:</b> (1.0, 10, 0)<br><b>Size:</b> 5x7x4<br><b>Value:</b> 30<br><b>Weight:</b> 38<br><b>Is_Fragile:</b> False<br><b>ETA:</b> 6", "<b>ID:</b> T2<br><b>Position:</b> (1.0, 10, 0)<br><b>Size:</b> 5x7x4<br><b>Value:</b> 30<br><b>Weight:</b> 38<br><b>Is_Fragile:</b> False<br><b>ETA:</b> 6", "<b>ID:</b> T2<br><b>Position:</b> (1.0, 10, 0)<br><b>Size:</b> 5x7x4<br><b>Value:</b> 30<br><b>Weight:</b> 38<br><b>Is_Fragile:</b> False<br><b>ETA:</b> 6", "<b>ID:</b> T2<br><b>Position:</b> (1.0, 10, 0)<br><b>Size:</b> 5x7x4<br><b>Value:</b> 30<br><b>Weight:</b> 38<br><b>Is_Fragile:</b> False<br><b>ETA:</b> 6", "<b>ID:</b> T2<br><b>Position:</b> (1.0, 10, 0)<br><b>Size:</b> 5x7x4<br><b>Value:</b> 30<br><b>Weight:</b> 38<br><b>Is_Fragile:</b> False<br><b>ETA:</b> 6"], "name": "Package T2", "opacity": 1, "showlegend": false, "type": "mesh3d", "x": [13, 18, 18, 13, 13, 18, 18, 13], "y": [11, 11, 18, 18, 11, 11, 18, 18], "z": [0, 0, 0, 0, 4, 4, 4, 4]}, {"alphahull": 0, "color": "#19D3F3", "flatshading": true, "hovertemplate": "%{hovertext}<extra></extra>", "hovertext": ["<b>ID:</b> S3<br><b>Position:</b> (1.0, 18, 0)<br><b>Size:</b> 2x1x1<br><b>Value:</b> 28<br><b>Weight:</b> 3<br><b>Is_Fragile:</b> True<br><b>ETA:</b> 4", "<b>ID:</b> S3<br><b>Position:</b> (1.0, 18, 0)<br><b>Size:</b> 2x1x1<br><b>Value:</b> 28<br><b>Weight:</b> 3<br><b>Is_Fragile:</b> True<br><b>ETA:</b> 4", "<b>ID:</b> S3<br><b>Position:</b> (1.0, 18, 0)<br><b>Size:</b> 2x1x1<br><b>Value:</b> 28<br><b>Weight:</b> 3<br><b>Is_Fragile:</b> True<br><b>ETA:</b> 4", "<b>ID:</b> S3<br><b>Position:</b> (1.0, 18, 0)<br><b>Size:</b> 2x1x1<br><b>Value:</b> 28<br><b>Weight:</b> 3<br><b>Is_Fragile:</b> True<br><b>ETA:</b> 4", "<b>ID:</b> S3<br><b>Position:</b> (1.0, 18, 0)<br><b>Size:</b> 2x1x1<br><b>Value:</b> 28<br><b>Weight:</b> 3<br><b>Is_Fragile:</b> True<br><b>ETA:</b> 4", "<b>ID:</b> S3<br><b>Position:</b> (1.0, 18, 0)<br><b>Size:</b> 2x1x1<br><b>Value:</b> 28<br><b>Weight:</b> 3<br><b>Is_Fragile:</b> True<br><b>ETA:</b> 4", "<b>ID:</b> S3<br><b>Position:</b> (1.0, 18, 0)<br><b>Size:</b> 2x1x1<br><b>Value:</b> 28<br><b>Weight:</b> 3<br><b>Is_Fragile:</b> True<br><b>ETA:</b> 4", "<b>ID:</b> S3<br><b>Position:</b> (1.0, 18, 0)<br><b>Size:</b> 2x1x1<br><b>Value:</b> 28<br><b>Weight:</b> 3<br><b>Is_Fragile:</b> True<br><b>ETA:</b> 4"], "name": "Package S3", "opacity": 1, "showlegend": false, "type": "mesh3d", "x": [13, 15, 15, 13, 13, 15, 15, 13], "y": [19, 19, 20, 20, 19, 19, 20, 20], "z": [0, 0, 0, 0, 1, 1, 1, 1]}, {"line": {"color": "black", "dash": "dashdot", "width": 3}, "mode": "lines", "name": "Unassigned Area", "showlegend": false, "type": "scatter3d", "x": [12, 20, 20, 12, 12], "y": [1, 1, 21, 21, 1], "z": [0, 0, 0, 0, 0]}], "layout": {"margin": {"b": 0, "l": 0, "pad": 0, "r": 0, "t": 0}, "scene": {"aspectmode": "data", "xaxis": {"showbackground": false, "showgrid": false, "showticklabels": false, "ticks": "", "title": {"text": ""}, "zeroline": false}, "yaxis": {"showbackground": false, "showgrid": false, "showticklabels": false, "ticks": "", "title": {"text": ""}, "zeroline": false}, "zaxis": {"showbackground": false, "showgrid": false, "showticklabels": false, "ticks": "", "title": {"text": ""}, "zeroline": false}}}}
